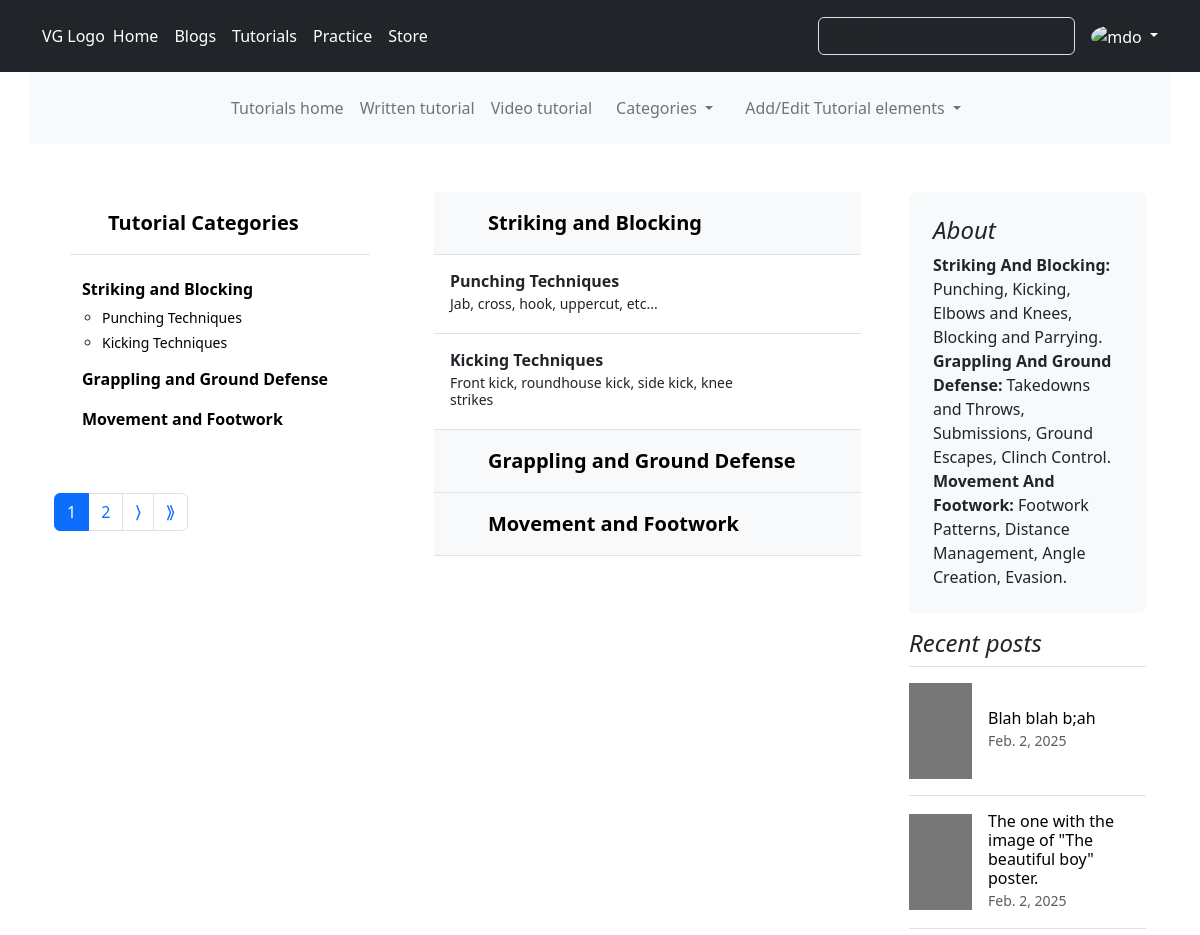
/tutorials/categories (signed in, upper part), run on an earlier commit of the app's database.
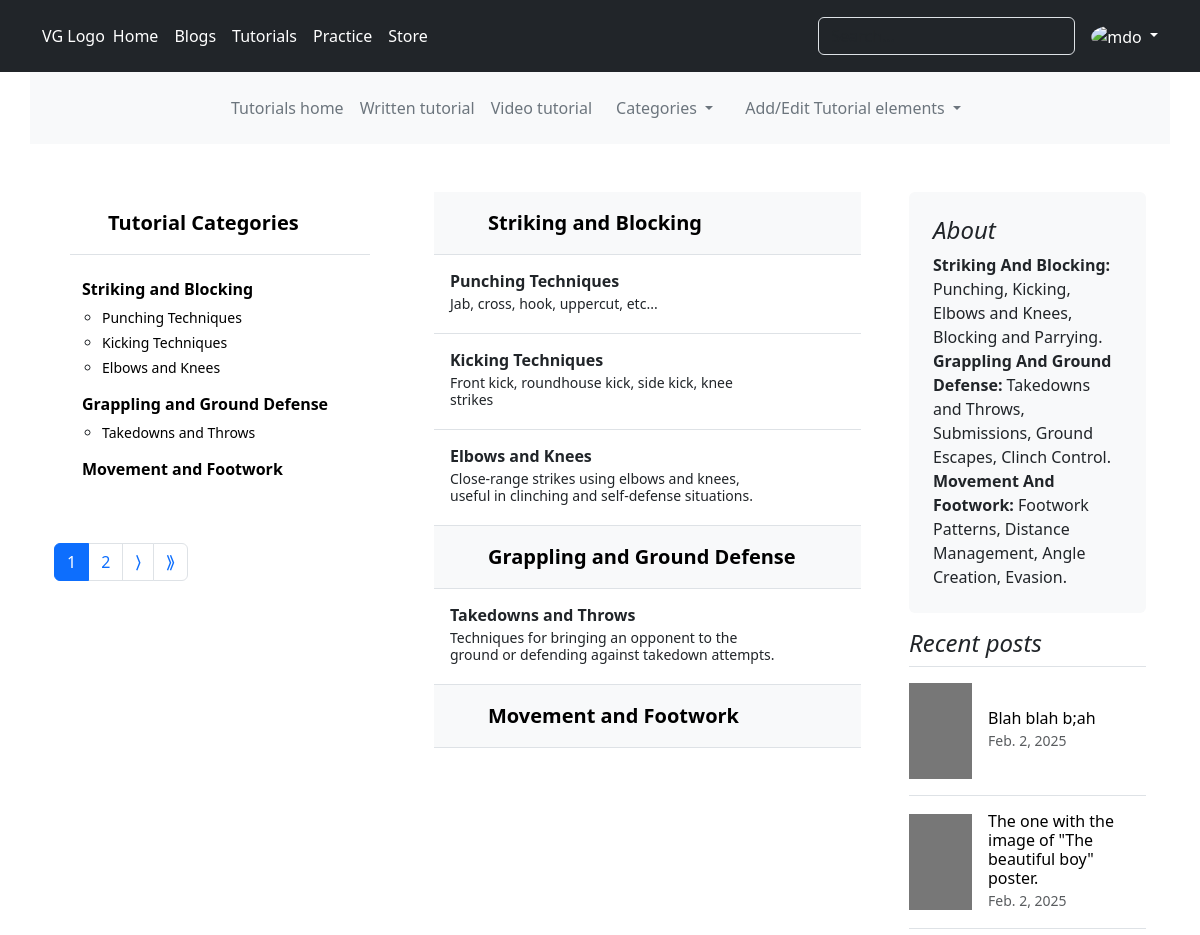
And on a later commit of the database.
### tutorials/models.py (models this page shows, shortened)
class AddedElement(models.Model):
    name = models.CharField(max_length=150)
    slug = models.SlugField(unique=True)
    creation_date = models.DateTimeField(auto_now_add=True)
    update_date = models.DateTimeField(auto_now=True)
    class Meta:
        abstract = True

class Category(AddedElement):
    description = models.CharField(max_length=250)
    added_by= models.ForeignKey(User, on_delete=models.PROTECT,
                                related_name='tutorials_category_added_by')
    def __str__(self):
        return self.name

class SubCategory(AddedElement):
    description = models.CharField(max_length=250)
    proper_execution = models.TextField()
    category = models.ForeignKey(Category, on_delete=models.SET_NULL, null=True,
                                related_name='subcategories')
    added_by= models.ForeignKey(User, on_delete=models.PROTECT,
                                related_name='tutorials_subcategory_added_by')

### tutorials/views.py (the view)
# urls.py: path("categories", views.AllCategoryTTutorial.as_view(), name="ttutorial_all_category"),
class AllCategoryTTutorial(ListView):
    model = Category
    template_name = 'tutorials/TT_all_cat.html'
    context_object_name = 'category_list'
    paginate_by = 3

### templates/tutorials/TT_all_cat.html (shortened to what the changed rows need)
{% extends 'base.html' %}
{% block content %}
    <main class="container">
        <br>
        <div class="row g-5 justify-content-between">
          <div class="col-md-4">
                <div class="flex-shrink-0 p-3">
                  <ul class="list-unstyled ps-0">
                    {% for category in category_list %}
                    <li class="mb-1">
                      <button class="btn btn-toggle d-inline-flex align-items-center rounded border-0 collapsed fw-semibold" data-bs-toggle="collapse" data-bs-target="#home-collapse" aria-expanded="true">
                        <a href="{% url 'tutorials:tttutorial_single_category' category.pk %}" class="link-body-emphasis d-inline-flex text-decoration-none rounded">
                          {{category.name}}
                        </a>
                      </button>
                      {% for subcategory in category.subcategories.all %}
                        <div class="collapse show" id="home-collapse">
                          <ul class="btn-toggle-nav fw-normal pb-1 small">
                            <li><a href="{% url 'tutorials:tttutorial_single_subcategory' subcategory.pk %}" class="link-body-emphasis d-inline-flex text-decoration-none rounded">{{subcategory.name}}</a></li>
                          </ul>
                        </div>
                      {% endfor %}
                    </li>
                    {% endfor %}
                  </ul>
                </div>
                <br>
          </div>
          <div class="col-md-5">
            {% for category in category_list %}
            <div class="d-flex flex-column align-items-stretch flex-shrink-0 bg-body-tertiary">
                <a href="{% url 'tutorials:tttutorial_single_category' category.pk %}" class="d-flex align-items-center flex-shrink-0 p-3 link-body-emphasis text-decoration-none border-bottom">
                  <svg class="bi pe-none me-2" width="30" height="24"><use xlink:href="#bootstrap"/></svg>
                  <span class="fs-5 fw-semibold">{{category}}</span>
                </a>
                {% for subcategory in category.subcategories.all %}
                <div class="list-group list-group-flush border-bottom scrollarea">
                  <a href="{% url 'tutorials:tttutorial_single_subcategory' subcategory.pk %}" class="list-group-item list-group-item-action py-3 lh-sm" aria-current="true">
                    <div class="d-flex w-100 align-items-center justify-content-between">
                      <strong class="mb-1">{{subcategory.name}}</strong>
                    </div>
                    <div class="col-10 mb-1 small">{{subcategory.description}}</div>
                  </a>
                </div>
                {% endfor %}
              </div>
              {% endfor %}
          </div>
          <div class="col-md-3">
            <div class="position-sticky" style="top: 2rem;">
              <div class="p-4 mb-3 bg-body-tertiary rounded">
                <h4 class="fst-italic">About</h4>
                {% for category in category_list %}
                <p class="mb-0"><strong>{{category | title }}:</strong> {{category.description}}.</p>
                {% endfor %}
              </div>
            </div>
          </div>
        </div>
      </main>
    </div>
    {% endblock content %}

### templates/partials/_header.html (shortened to what this page needs)
<header class="p-3 text-bg-dark">
  <div class="container">
    <div class="d-flex flex-wrap align-items-center justify-content-center justify-content-lg-start">
      <a href="/" class="d-flex align-items-center mb-2 mb-lg-0 text-white text-decoration-none">
        VG Logo
      </a>
      <ul class="nav col-12 col-lg-auto me-lg-auto mb-2 justify-content-center mb-md-0" data-bs-theme="dark">
        <li><a href="#" class="nav-link px-2 text-white">Home</a></li>
        <li><a href="http://127.0.0.1:8002/" class="nav-link px-2 text-white">Blogs</a></li>
        <li><a href="{% url 'tutorials:home' %}" class="nav-link px-2 text-white">Tutorials</a></li>
        <li><a href="#" class="nav-link px-2 text-white">Practice</a></li>
        <li><a href="#" class="nav-link px-2 text-white">Store</a></li>
      </ul>
      <form class="col-12 col-lg-auto mb-3 mb-lg-0 me-lg-3" role="search">
        <input type="search" class="form-control form-control-dark text-bg-dark" placeholder="Search..." aria-label="Search">
      </form>
      {% if user.is_authenticated %}
      <div class="dropdown text-end" data-bs-theme="dark">
        <a href="#" class="d-block link-body-emphasis text-decoration-none dropdown-toggle" data-bs-toggle="dropdown" aria-expanded="false">
          <img src="https://github.com/mdo.png" alt="mdo" width="32" height="32" class="rounded-circle">
        </a>
      </div>
      {% endif %}
    </div>
  </div>
</header>
<div class="container bg-body-tertiary">
    <header class="d-flex justify-content-center py-3">
      <ul class="nav col-12 col-md-auto mb-2 justify-content-center mb-md-0">
        <li><a href="{% url 'tutorials:home' %}" class="nav-link px-2 text-secondary">Tutorials home</a></li>
        <li><a href="{% url 'tutorials:tttutorial' %}" class="nav-link px-2 text-secondary">Written tutorial</a></li>
        <li><a href="{% url 'tutorials:vtutorial' %}" class="nav-link px-2 text-secondary">Video tutorial</a></li>
        {% if category_list%}
          <li class="nav-item dropdown">
            <a class="nav-link dropdown-toggle text-secondary" href="#" role="button" data-bs-toggle="dropdown" aria-expanded="false">
              Categories
            </a>
          </li>
        {% else %}
        <li class="nav-item">
          <a class="nav-link text-secondary" href="#">Categories</a>
        </li>
        {% endif %}
      {% for group in user.groups.all%}
        {% if "Blog manager" or "Manager" in group.name %}
          <li class="nav-item dropdown">
            <a class="nav-link dropdown-toggle text-secondary" href="#" role="button" data-bs-toggle="dropdown" aria-expanded="false">
              Add/Edit Tutorial elements
            </a>
          </li>
        {% endif %}
      {% endfor %}
      </ul>
    </header>
  </div>

What changed in the data, as far as the page shows it:
added SubCategory: name "Elbows and Knees", description "Close-range strikes using elbows and knees, useful in clinching and self-defense situations.", shown under Category "Striking and Blocking"
added SubCategory: name "Takedowns and Throws", description "Techniques for bringing an opponent to the ground or defending against takedown attempts.", shown under Category "Grappling and Ground Defense"
